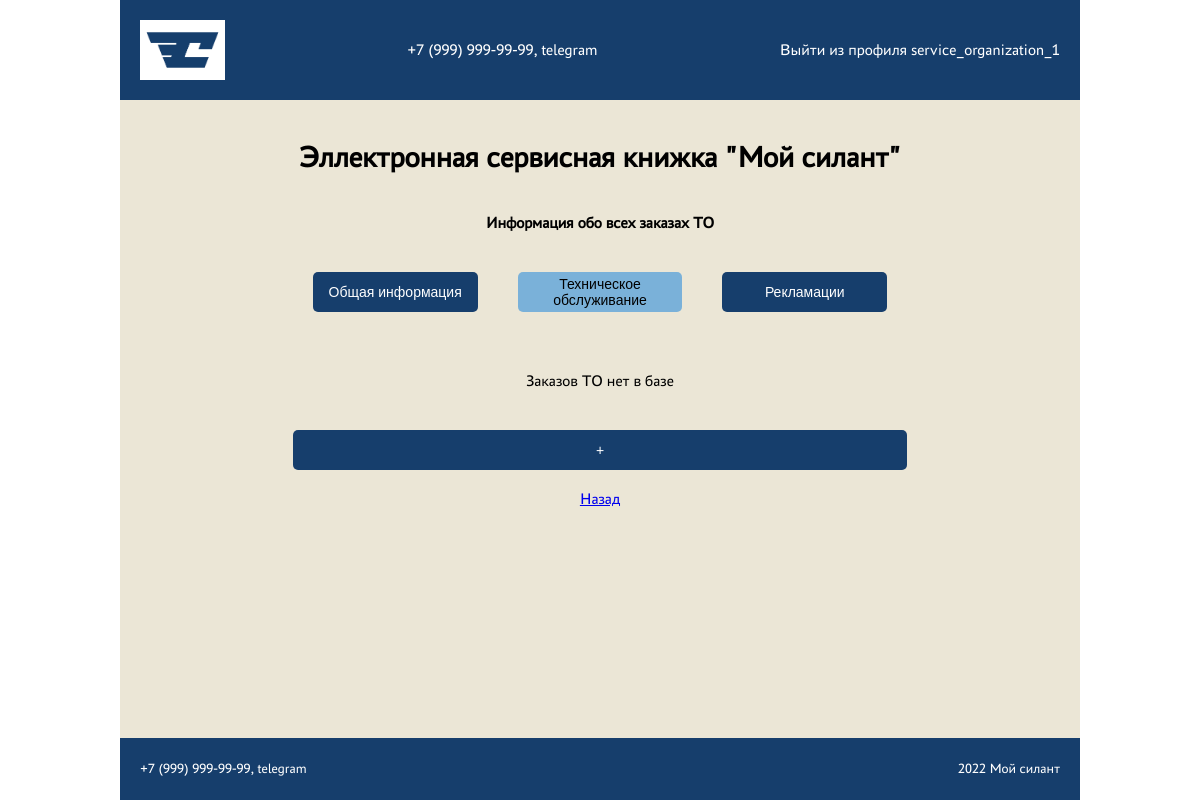
/maintenances/ (signed in), run on an earlier commit of the app's database.
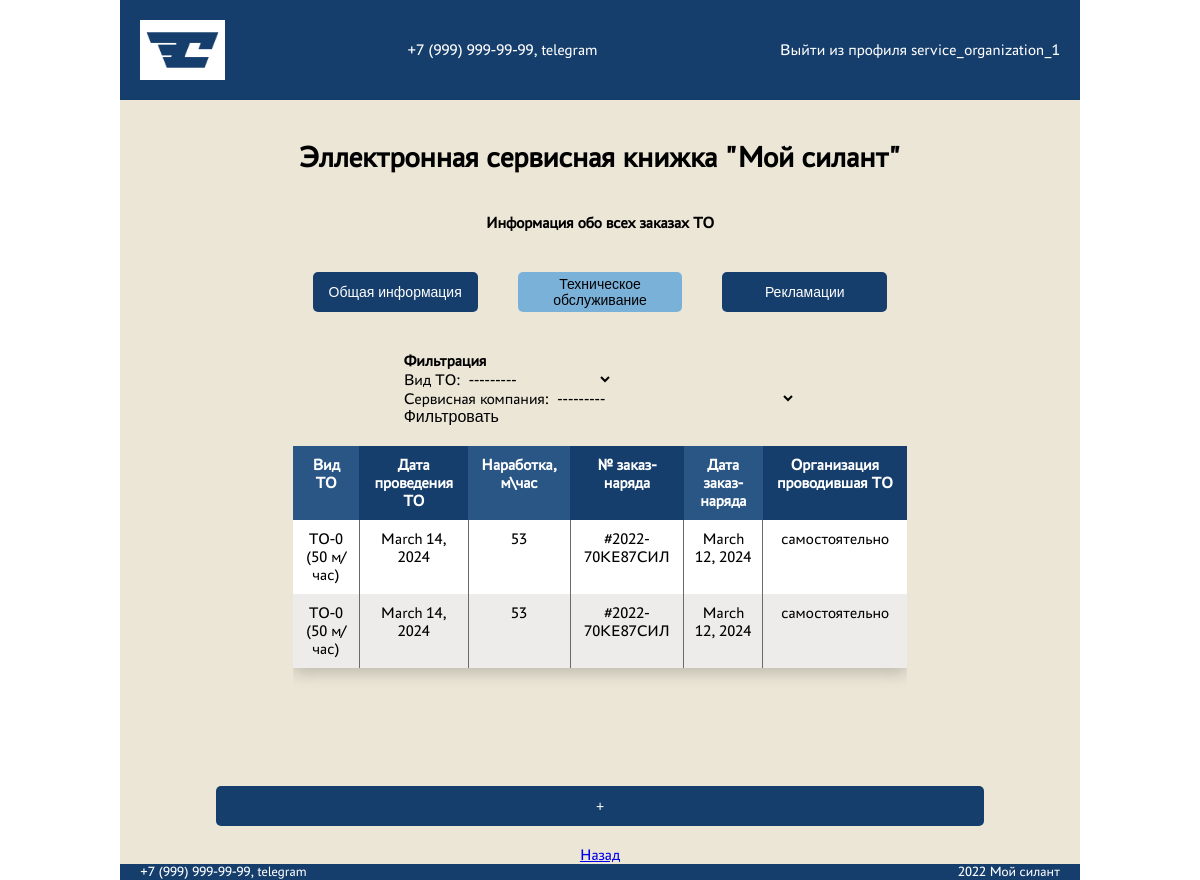
And on a later commit of the database.
### core/models.py (models this page shows, shortened)
class Maintenance(models.Model):
    maintenance_type = models.ForeignKey(MaintenanceType, on_delete=models.CASCADE, verbose_name='Вид ТО')
    maintenance_date = models.DateField(null=True, verbose_name='Дата проведения ТО')
    operating_time = models.IntegerField(verbose_name='Наработка, м/час')
    work_order_number = models.CharField(max_length=255, verbose_name='№ заказ-наряда')
    work_order_date = models.DateField(null=True, verbose_name='Дата заказ-наряда')
    the_organization_that_carried_out_the_maintenance = models.CharField(max_length=255, verbose_name='Организация, проводившая ТО')
    machine = models.ForeignKey(Machine, on_delete=models.CASCADE, verbose_name='Машина')
    service_company = models.ForeignKey(ServiceCompany, on_delete=models.CASCADE, verbose_name='Сервисная компания')

class BaseModel(models.Model):
    def __str__(self):
        return self.name
    class Meta:
        abstract = True

class MaintenanceType(BaseModel):
    name = models.CharField(max_length=255)
    description = models.CharField(max_length=255)

### core/views.py (the view)
# urls.py: path('maintenances/', maintenance_list, name='maintenance_list'),
@login_required
@permission_required("core.view_maintenance", raise_exception=True)
def maintenance_list(request):
    maintenances = Maintenance.objects.all()
    maintenances_filter = MaintenanceFilter(request.GET, queryset=maintenances)
    return render(
        request,
        "maintenance_list.html",
        {"maintenances": maintenances, "filter": maintenances_filter},
    )

### templates/maintenance_list.html (shortened to what this page needs)
{% extends 'base.html' %}
{% block content %}
<main class="main">
    <div class="result-wrapper">
        <h1>Информация обо всех заказах ТО</h1>
        {% include 'tabs.html' with active_tab='maintenance' %}
        {% if maintenances %}
        <form method="get" class="mb-4">
            <h1>Фильтрация</h1>
            {{ filter.form }}
            <button type="submit">Фильтровать</button>
        </form>
        <div class="adaptive-table-wrapper">
            <table class="adaptive-table">
                <thead>
                    <tr>
                        <th>Вид ТО</th>
                        <th>Дата проведения ТО</th>
                        <th>Наработка, м\час</th>
                        <th>№ заказ-наряда</th>
                        <th>Дата заказ-наряда</th>
                        <th>Организация проводившая ТО</th>
                    </tr>
                </thead>
                <tbody>
                    {% for maintenance in maintenances %}
                    <tr>
                        <td>{{ maintenance.maintenance_type }}</a></td>
                        <td>{{ maintenance.maintenance_date }}</td>
                        <td>{{ maintenance.operating_time }}</td>
                        <td>{{ maintenance.work_order_number }}</td>
                        <td>{{ maintenance.work_order_date }}</td>
                        <td>{{ maintenance.the_organization_that_carried_out_the_maintenance }}</td>
                    </tr>
                    {% endfor %}
                </tbody>
            </table>
        </div>
    </div>
    {% else %}
    <div class="result-wrapper">
        <span>Заказов ТО нет в базе</span>
    </div>
    {% endif %}
    <button class="create-button" id="create_maintenance">+</button>
    <a href="{% url 'machine_list' %}">Назад</a>
</main>
{% endblock content %}

What changed in the data, as far as the page shows it:
added Maintenance: maintenance_type "ТО-0 (50 м/час)", maintenance_date "March 14, 2024", operating_time "53", work_order_number "#2022-70КЕ87СИЛ", work_order_date "March 12, 2024", the_organization_that_carried_out_the_maintenance "самостоятельно"
added Maintenance: maintenance_type "ТО-0 (50 м/час)", maintenance_date "March 14, 2024", operating_time "53", work_order_number "#2022-70КЕ87СИЛ", work_order_date "March 12, 2024", the_organization_that_carried_out_the_maintenance "самостоятельно"
Also different on the page:
form field maintenance_type: (not shown) → "---------"
form field service_company: (not shown) → "---------"
text no longer shown: "Заказов ТО нет в базе"
text now shown: "Фильтрация Вид ТО: Сервисная компания: Фильтровать Вид ТО Дата проведения ТО Наработка, м\\час № заказ-наряда Дата заказ-наряда Организация проводившая ТО"
